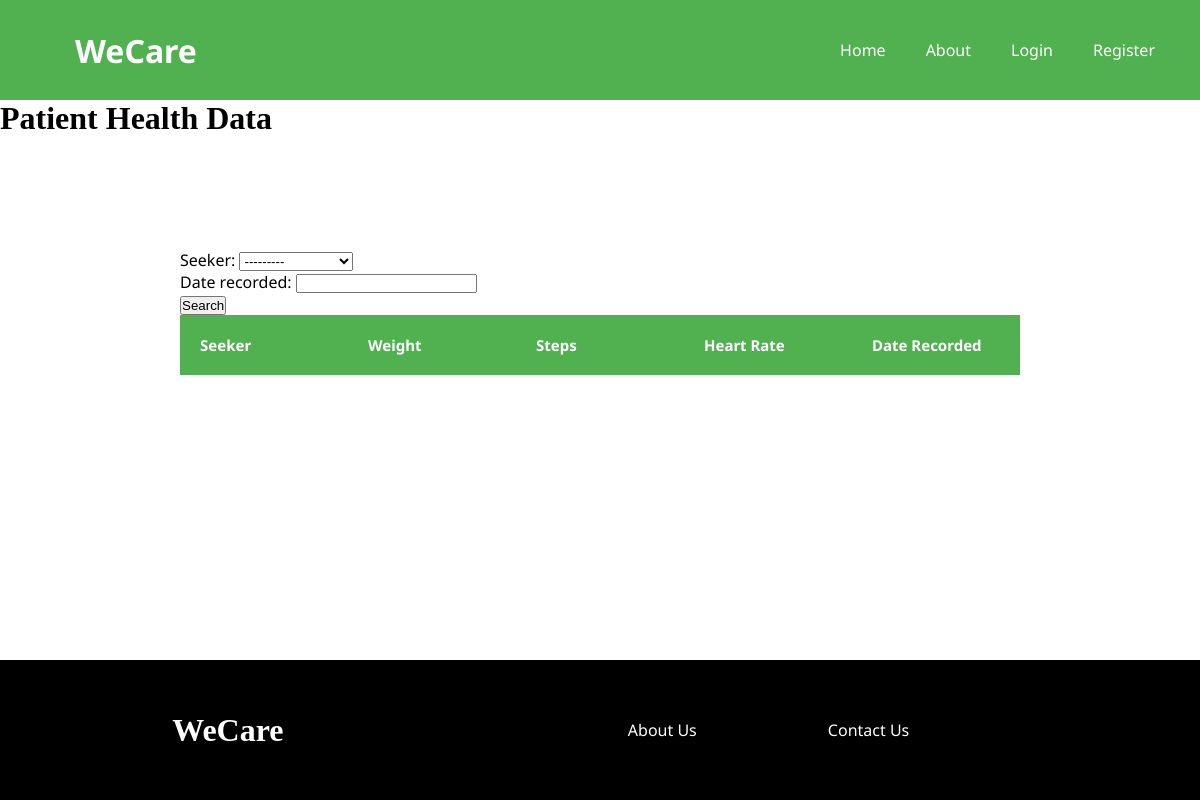
The page /providerdashboard on the database as committed earlier.
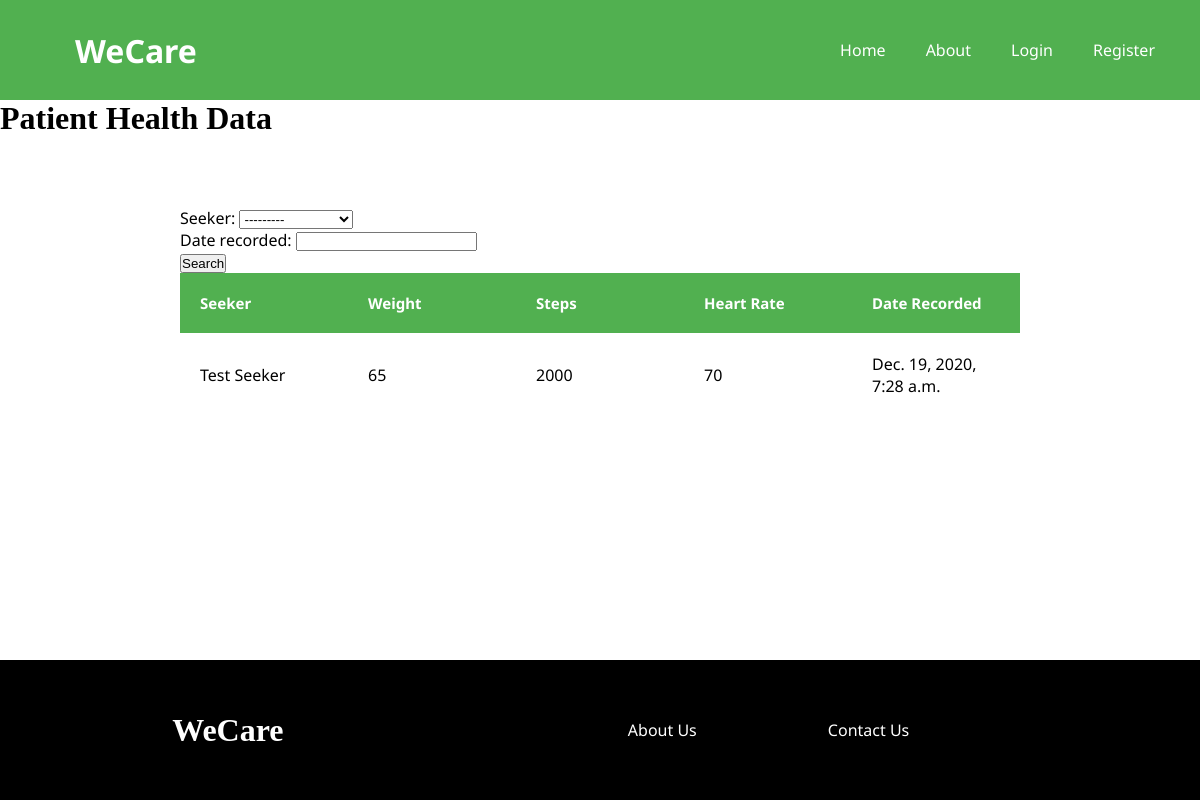
The same page on the database as committed later.
### healthdata/models.py (models this page shows, shortened)
class HealthData(models.Model):
    seeker = models.ForeignKey(Seeker, on_delete = models.CASCADE)
    heartrate = models.IntegerField()
    weight = models.IntegerField()
    steps = models.IntegerField()
    date_recorded = models.DateTimeField(default=timezone.now)

### users/models.py (models this page shows, shortened)
class Seeker(models.Model):
    user = models.OneToOneField(User, on_delete = models.CASCADE, primary_key = True)
    phone_number = models.CharField(max_length=20)
    location = models.CharField(max_length=20)
    def __str__(self):
        return f'{self.user.first_name} {self.user.last_name}'

class User(AbstractUser):
    email = models.EmailField(unique=True)
    is_seeker = models.BooleanField(default=False)
    is_provider = models.BooleanField(default=False)
    first_name = models.CharField(max_length=100)
    last_name = models.CharField(max_length=100)
    USERNAME_FIELD = 'email'
    REQUIRED_FIELDS = []

### listings/views.py (the view)
# urls.py: path('providerdashboard', listings.providerdashboard, name='p_dashboard'),
def providerdashboard(request):
    healthdata = HealthData.objects.all()
    healthdata_filter = HealthDataFilter(request.GET, queryset=healthdata)
    context = {
        'healthdata': HealthData.objects.all(),
        'healthdata_filter': healthdata_filter
    }
    return render(request, 'listings/provider_dashboard.html', context)

### listings/templates/listings/provider_dashboard.html
{% extends "listings/base.html" %}
{% load static %}
{% block content %}
<link rel="stylesheet" href="{% static 'listings/provider_dashboard.css' %}">
<link rel="stylesheet" href="{% static 'listings/dashboard.css' %}">
<h1>Patient Health Data</h1>
<div class="parent_container">
    <div class="table_container">
        <form method="get">
            {{ healthdata_filter.form.as_p }}
            <button type="submit">Search</button>
        </form>
        <table class="listings_table">
            <thead>
                <tr>
                    <th>Seeker</th>
                    <th>Weight</th>
                    <th>Steps</th>
                    <th>Heart Rate</th>
                    <th>Date Recorded</th>
                </tr>
            </thead>
            {% for healthdata in healthdata_filter.qs %}
                <tr>
                    <td><a>{{ healthdata.seeker }}</a></td>
                    <td>{{ healthdata.weight }}</td>
                    <td>{{ healthdata.steps }}</td>
                    <td>{{ healthdata.heartrate }}</td>
                    <td>{{ healthdata.date_recorded }}</td>
                </tr>
            {% endfor %}
        </table>
    </div>
</div>
{% endblock content %}

Rows that differ between the two databases and show on the page:
added HealthData: seeker "Test Seeker", weight "65", steps "2000", heartrate "70", date_recorded "Dec. 19, 2020, 7:28 a.m."
